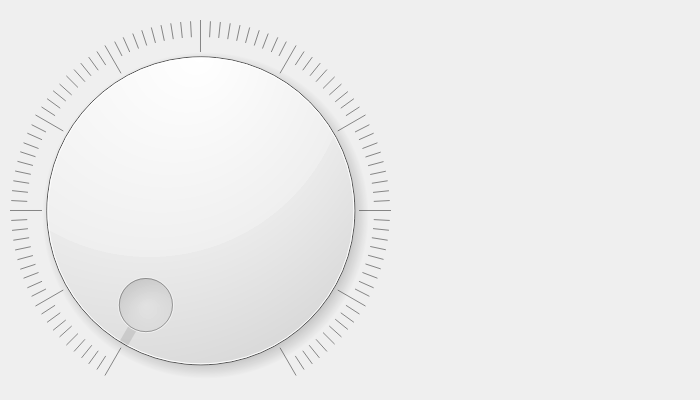
<?xml version="1.0" encoding="UTF-8"?>
<ui version="4.0">
 <class>volume_control</class>
 <widget class="QWidget" name="volume_control">
  <property name="geometry">
   <rect>
    <x>0</x>
    <y>0</y>
    <width>700</width>
    <height>400</height>
   </rect>
  </property>
  <property name="windowTitle">
   <string>Form</string>
  </property>
  <widget class="QDial" name="dial">
   <property name="geometry">
    <rect>
     <x>10</x>
     <y>20</y>
     <width>381</width>
     <height>381</height>
    </rect>
   </property>
   <property name="maximum">
    <number>100</number>
   </property>
   <property name="notchesVisible">
    <bool>true</bool>
   </property>
  </widget>
 </widget>
 <resources/>
 <connections/>
</ui>
